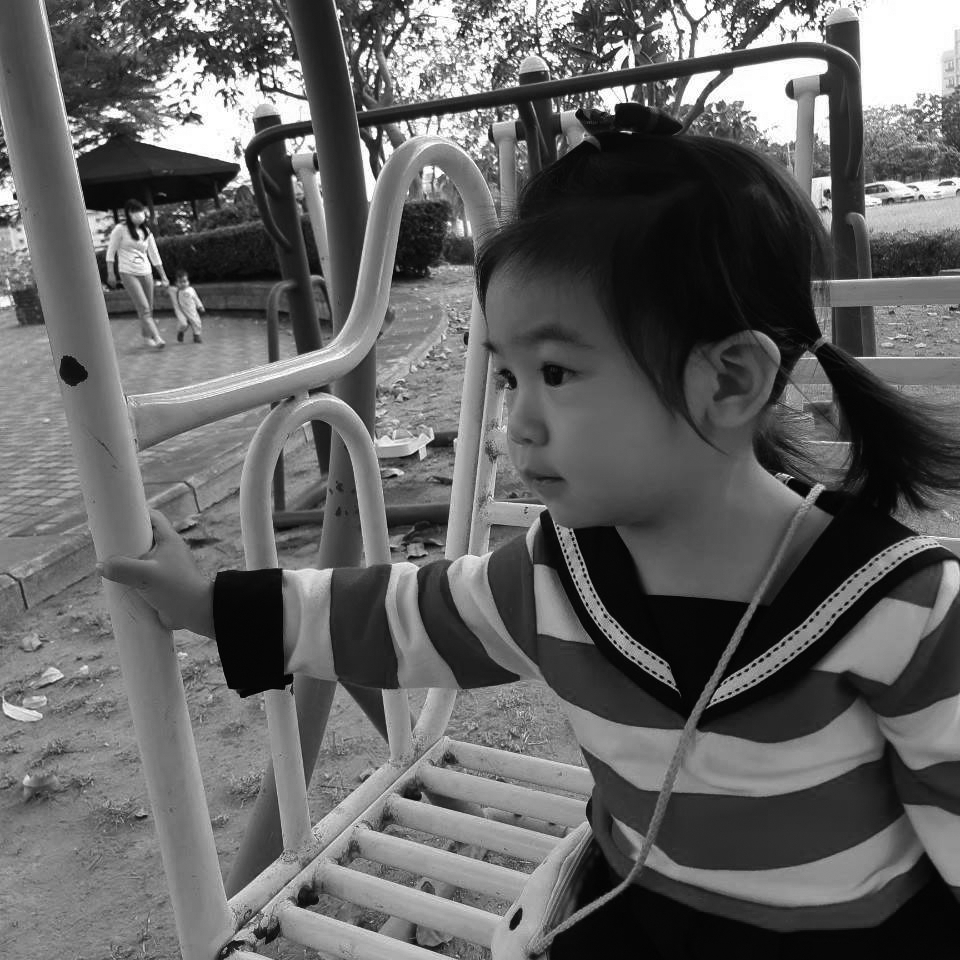
#> input picture hw5/Kid at playground.tif, 960 x 960 px
$ python code_1.py   (older library calls are emulated)
#> lines starting #> are read from the running program, lines starting #| are printed output that depends on the picture
#> further down, img is the input picture: shape (960, 960, 3); min 0, max 255, mean 98.4
import cv2
import numpy as np
import matplotlib.pyplot as plt
from PIL import Image
from scipy import ndimage, signal
import math
def save_img(path, name, img):
    fig = plt.figure()
    fig.set_size_inches((4,4))
    ax = plt.Axes(fig, [0., 0., 1., 1.])
    ax.set_axis_off()
    fig.add_axes(ax)
    plt.set_cmap('gray')
    ax.imshow(img)
    plt.savefig(path + name + '.tif', dpi=200)
    plt.close()

def non_max_suppression(magnitude, angle):
    rows, cols = magnitude.shape
#> rows = 960; cols = 960
    output = np.zeros(magnitude.shape)
    PI = 180

    for row in range(1, rows - 1):
        for col in range(1, cols - 1):
            angle_val = angle[row, col]

            if (0 <= angle_val < PI / 8) or (15 * PI / 8 <= angle_val <= 2 * PI):
                before_pixel = magnitude[row, col - 1]
                after_pixel = magnitude[row, col + 1]
            elif (PI / 8 <= angle_val < 3 * PI / 8) or (9 * PI / 8 <= angle_val < 11 * PI / 8):
                before_pixel = magnitude[row + 1, col - 1]
                after_pixel = magnitude[row - 1, col + 1]
            elif (3 * PI / 8 <= angle_val < 5 * PI / 8) or (11 * PI / 8 <= angle_val < 13 * PI / 8):
                before_pixel = magnitude[row - 1, col]
                after_pixel = magnitude[row + 1, col]
            else:
                before_pixel = magnitude[row - 1, col - 1]
                after_pixel = magnitude[row + 1, col + 1]

            if magnitude[row, col] >= before_pixel and magnitude[row, col] >= after_pixel:
                output[row, col] = magnitude[row, col]

    return output

def threshold(img):
    highThreshold = 255*0.1
    lowThreshold = 255*0.04

    M, N = img.shape
#> M = 960; N = 960
    res = np.zeros((M,N), dtype=np.int32)
    nh = res.copy()
    nl = res.copy()

    for i in range(1, M-1):
        for j in range(1, N-1):
            if img[i, j] >= highThreshold:
                res[i, j] = img[i, j]
                nh[i, j] = img[i, j]
            elif (img[i, j] <= highThreshold) and (img[i, j] >= lowThreshold):
                res[i, j] = img[i, j]
                nl[i, j] = img[i, j]
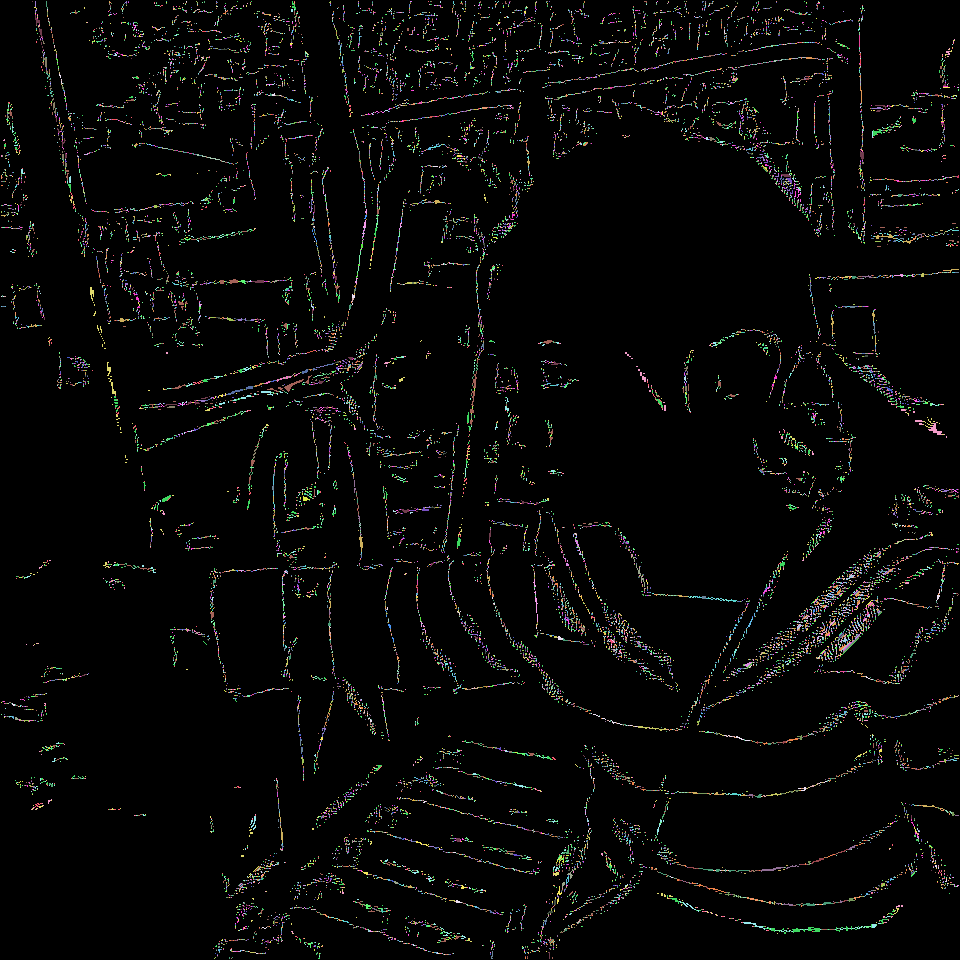
#> nh: shape (960, 960) int32; 113 distinct labels, from 0 to 136; one colour per label, 0 black
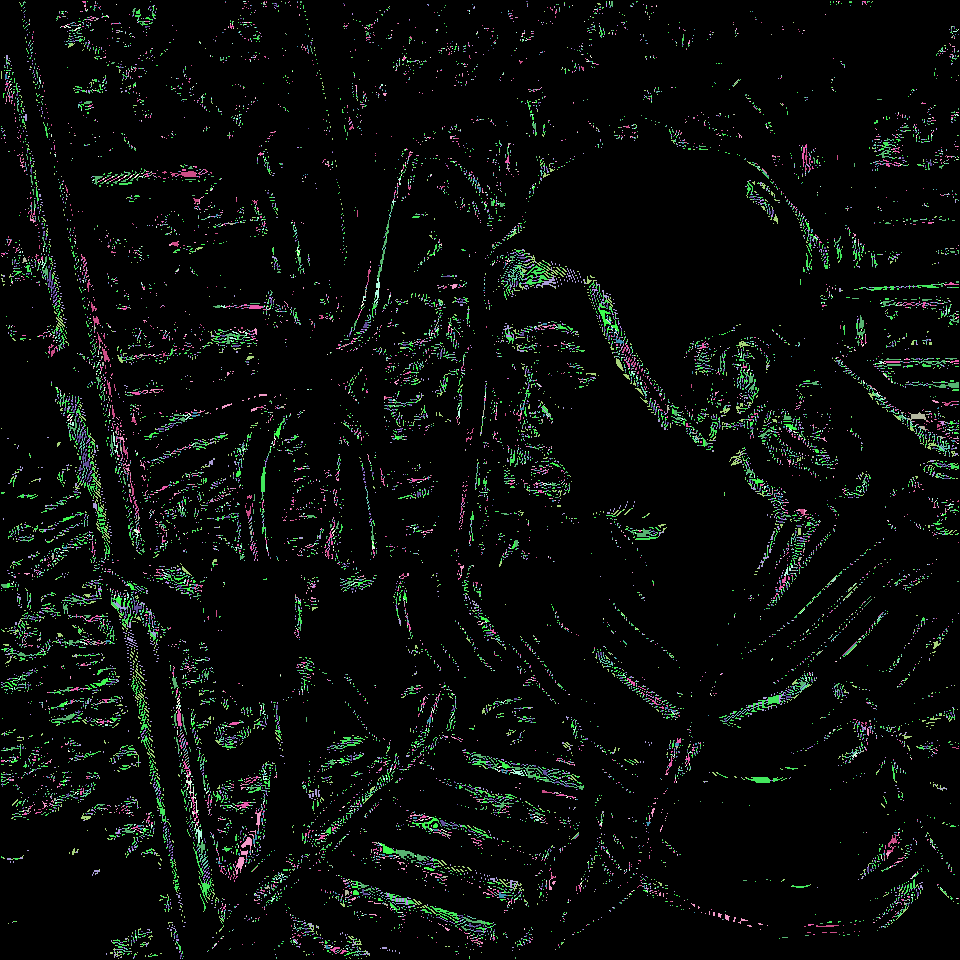
#> nl: shape (960, 960) int32; 17 distinct labels, from 0 to 25; one colour per label, 0 black
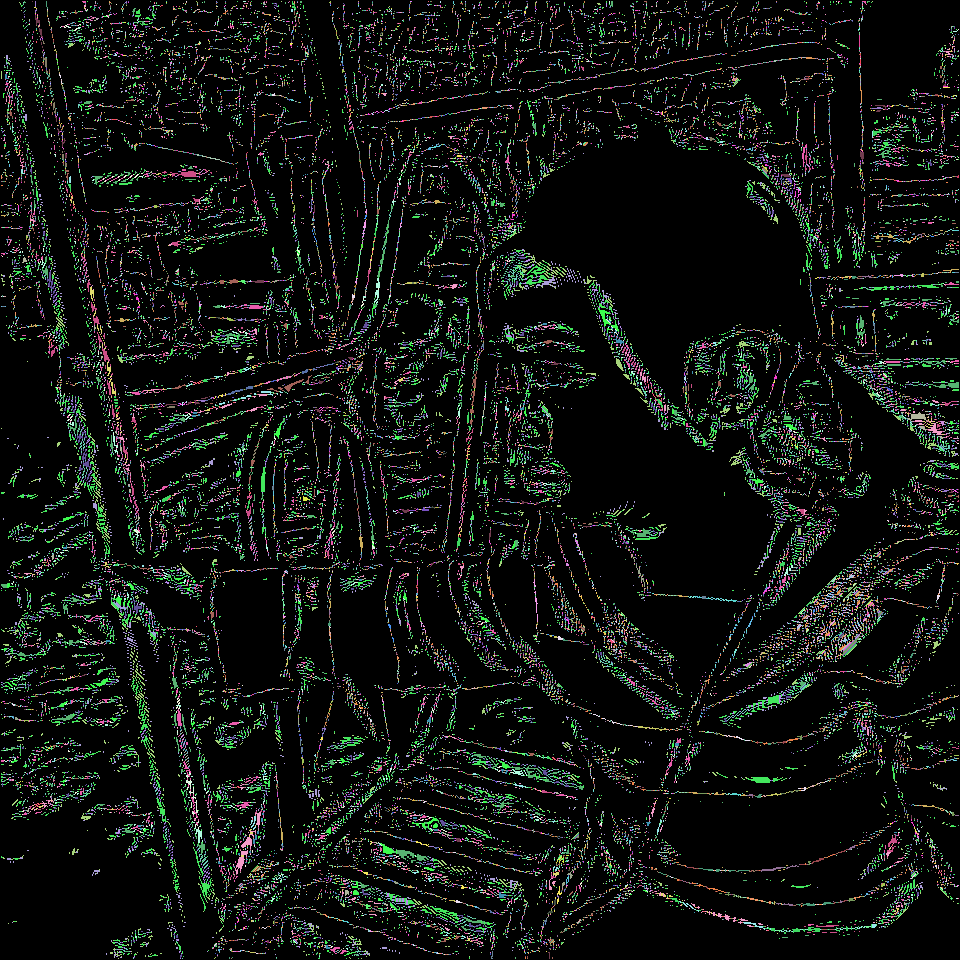
#> res: shape (960, 960) int32; 128 distinct labels, from 0 to 136; one colour per label, 0 black

    return (res, nh, nl)

def hysteresis(img):
    highThreshold = 255*0.1
    lowThreshold = 255*0.04
    M, N = img.shape
#> M = 960; N = 960
    for i in range(1, M-1):
        for j in range(1, N-1):
            if (img[i, j] <= highThreshold) and (img[i, j] >= lowThreshold):
                if ((img[i+1, j-1] >= highThreshold) or (img[i+1, j] >= highThreshold) or (img[i+1, j+1] >= highThreshold)
                    or (img[i, j-1] >= highThreshold) or (img[i, j+1] >= highThreshold)
                    or (img[i-1, j-1] >= highThreshold) or (img[i-1, j] >= highThreshold) or (img[i-1, j+1] >= highThreshold)):
                    img[i, j] = 255
                else:
                    img[i, j] = 0
            elif img[i, j] >= highThreshold:
                img[i, j] = 255
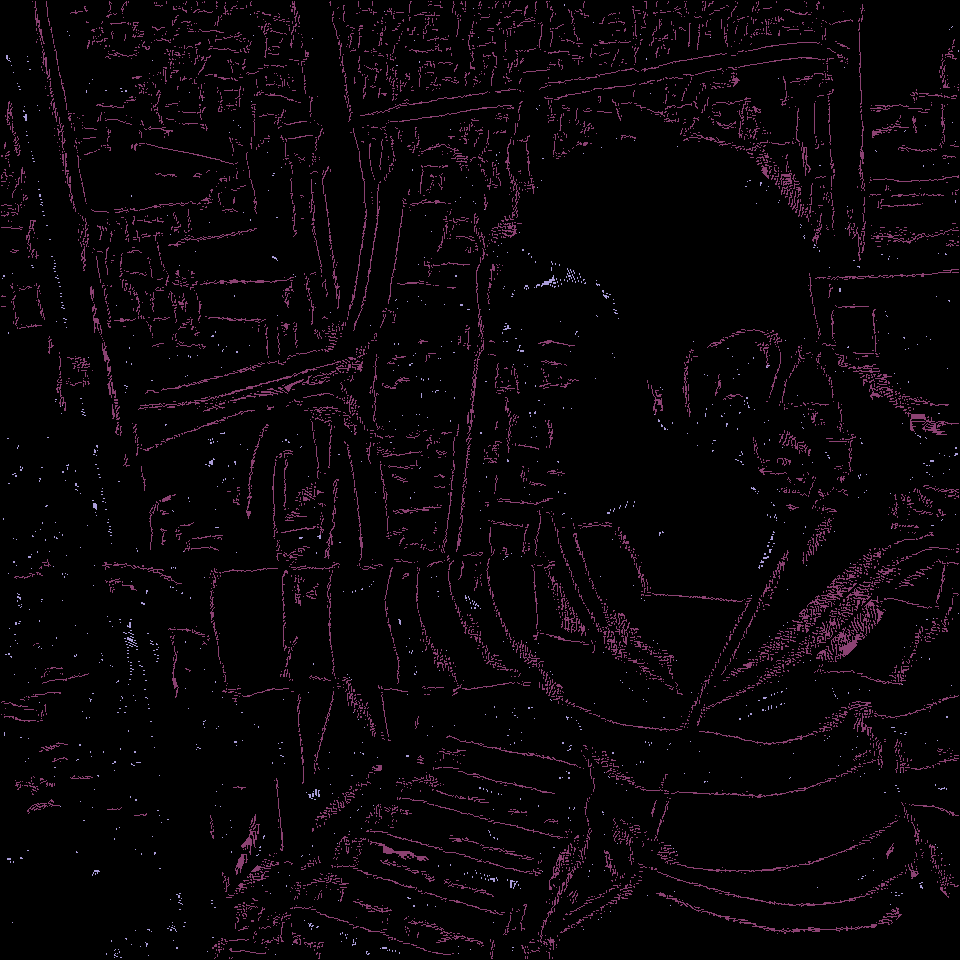
#> img: shape (960, 960) int32; 3 distinct labels, from 0 to 255; one colour per label, 0 black
    return img

if __name__ == '__main__':
    img = cv2.imread('Kid at playground.tif') # fruit blurred-noisy.tif index.jpeg
    img = cv2.cvtColor(img, cv2.COLOR_BGR2GRAY)
    path = 'Result/'

    # (a):
    blur = cv2.GaussianBlur(img, (29, 29), int(img.shape[0]) * 0.005)
    save_img(path, 'blur', blur)

    gX = cv2.Sobel(blur, cv2.CV_64F, 1, 0)
    gY = cv2.Sobel(blur, cv2.CV_64F, 0, 1)
    magnitude = np.sqrt((gX ** 2) + (gY ** 2))
    angle = np.arctan2(gY, gX) * (180 / np.pi) % 180
    save_img(path, 'magnitude', magnitude)
    save_img(path, 'angle', angle)

    # (b):
    sup = non_max_suppression(magnitude, angle)
    save_img(path, 'sup', sup)
    thres, nh, nl = threshold(sup)
    save_img(path, 'nh', nh)
    save_img(path, 'nl', nl)
    result = hysteresis(thres)
    save_img(path, 'result', result)

$ run again, with hw1/index.jpeg saved as hw5/Kid at playground.tif
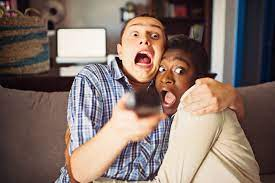
#> input picture hw1/index.jpeg, 275 x 183 px
#> img is the input picture: shape (183, 275, 3); mean B, G, R 106.1, 114, 132.6
#> after the loop in threshold, `for i in range(1, M-1):`:
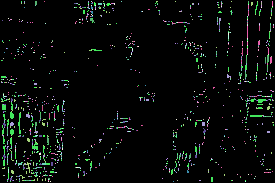
#> nl: shape (183, 275) int32; 17 distinct labels, from 0 to 25; one colour per label, 0 black
#> after the loop in hysteresis, `for i in range(1, M-1):`:
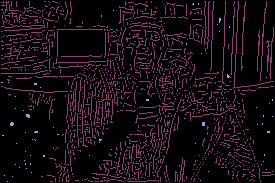
#> img: shape (183, 275) int32; 3 distinct labels, from 0 to 255; one colour per label, 0 black
